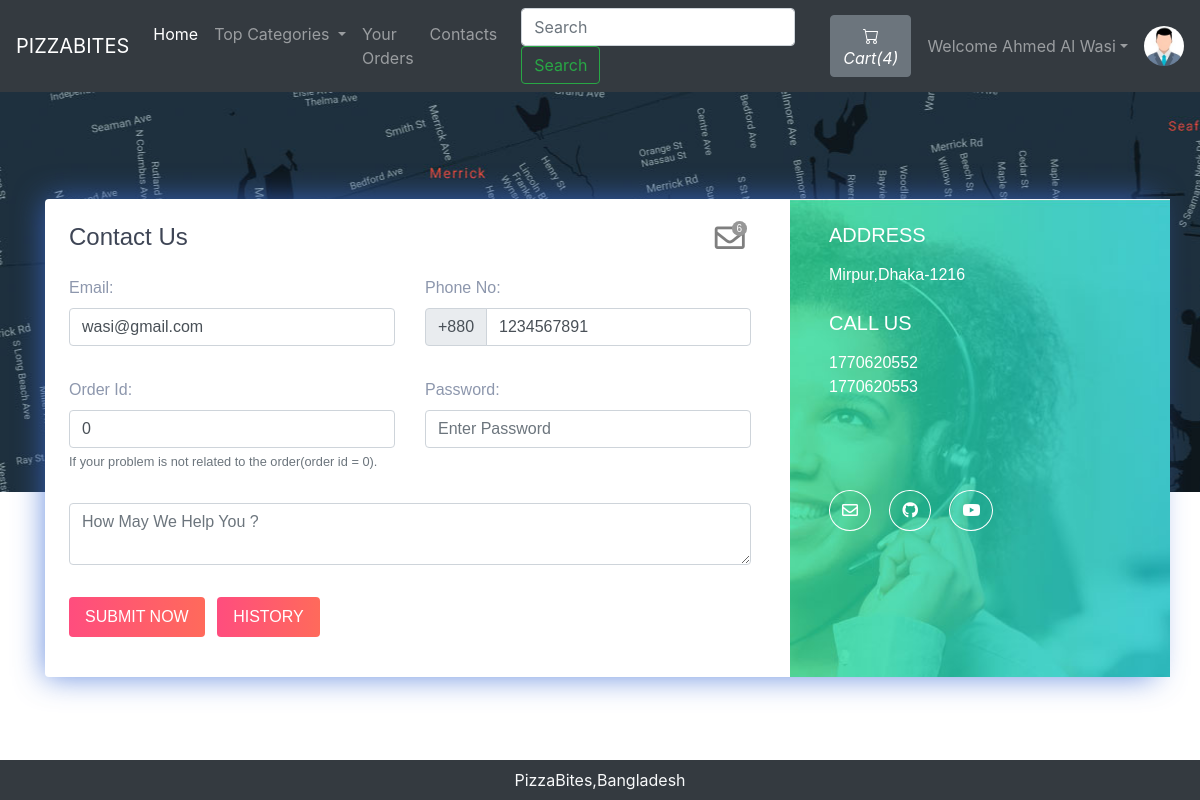
The app's page /menu/contact.php (signed in) with its own data.
### tables this page shows
CREATE TABLE `sitedetail` (
  `tempId` int(11) NOT NULL,
  `systemName` varchar(21) NOT NULL,
  `email` varchar(35) NOT NULL,
  `contact1` bigint(21) NOT NULL,
  `contact2` bigint(21) DEFAULT NULL COMMENT 'Optional',
  `address` text NOT NULL,
  `dateTime` datetime NOT NULL DEFAULT current_timestamp()
);

CREATE TABLE `pizabites_signup` (
  `UserType` varchar(255) NOT NULL,
  `id` int(11) NOT NULL,
  `name` varchar(255) NOT NULL,
  `email` varchar(255) NOT NULL,
  `pass` varchar(255) NOT NULL,
  `phoneNo` int(11) NOT NULL
);

### menu/contact.php (the view, shortened to what this page needs)
<!doctype html>
<html lang="en">
  <head>
    <link rel="stylesheet" href="https://stackpath.bootstrapcdn.com/bootstrap/4.5.0/css/bootstrap.min.css">
    <link rel="stylesheet" href="https://use.fontawesome.com/releases/v5.8.2/css/all.css">
  </head>
  <body>
  <?php include 'db_conn.php';?>
  <?php include '_nav.php';?>
      <div class="contact2" style="background-image:url(img/map.jpg);height: 400px;" id="contact">
        <div class="container">
          <div class="row contact-container">
            <div class="col-lg-12">
              <div class="card card-shadow border-0 mb-4">
                <div class="row">
                  <div class="col-lg-8">
                    <div class="contact-box p-4">
                      <div class="row">
                        <div class="col-lg-8">
                          <h4 class="title">Contact Us</h4>
                        </div>
                        <?php if($loggedin){ ?>
                          <div class="col-lg-4">
                            <div class="icon-badge-container mx-1" style="padding-left: 167px;">
                              <a href="#" data-toggle="modal" data-target="#adminReply"><i class="far fa-envelope icon-badge-icon"></i></a>
                              <div class="icon-badge"><b><span id="totalMessage">0</span></b></div>
                            </div>
                          </div>
                        <?php } ?>
                      </div>
                      <?php
                          $passSql = "SELECT * FROM pizabites_signup WHERE id='$userId'";
                          $passResult = mysqli_query($conn, $passSql);
                          $passRow=mysqli_fetch_assoc($passResult);
                          $email = $passRow['email'];
                          $phone = $passRow['phoneNo'];
                      ?>
                      <form action="_manageContactUs.php" method="POST">
                        <div class="row">
                          <div class="col-lg-6">
                            <div class="form-group mt-3">
                                <b><label for="email">Email:</label></b>
                                <input type="email" class="form-control" id="email" name="email" placeholder="Enter Your Email" required value="<?php echo $email ?>">
                            </div>
                          </div>
                          <div class="col-lg-6">
                            <div class="form-group mt-3">
                                <b><label for="phone">Phone No:</label></b>
                                <div class="input-group mb-3">
                                    <div class="input-group-prepend">
                                      <span class="input-group-text" id="basic-addon">+880</span>
                                    </div>
                                    <input type="tel" class="form-control" id="phone" name="phone" aria-describedby="basic-addon" placeholder="Enter Your Phone Number" required pattern="[0-9]{10}" value="<?php echo $phone ?>">
                                </div>
                            </div>
                          </div>
                          <div class="col-lg-6">
                            <div class="form-group mt-3">
                              <b><label for="orderId">Order Id:</label></b>
                              <input class="form-control" type="text" id="orderId" name="orderId" placeholder="Order Id" value="0">
                              <small id="orderIdHelp" class="form-text text-muted">If your problem is not related to the order(order id = 0).</small>
                            </div>
                          </div>
                          <div class="col-lg-6">
                            <div class="form-group mt-3">
                              <b><label for="password">Password:</label></b>
                              <input class="form-control" id="password" name="password" placeholder="Enter Password" type="password" placeholder="Enter Your Password" required data-toggle="password">
                            </div>
                          </div>
                          <div class="col-lg-12">
                            <div class="form-group  mt-3">
                                <textarea class="form-control" id="message" name="message" rows="2" required minlength="6" placeholder="How May We Help You ?"></textarea>
                            </div>
                          </div>
                          <?php if($loggedin){ ?>
                            <div class="col-lg-12">
                              <button type="submit" class="btn btn-danger-gradiant mt-3 mb-3 text-white border-0 py-2 px-3"><span> SUBMIT NOW <i class="ti-arrow-right"></i></span></button>
                              <button type="button" class="btn btn-danger-gradiant mt-3 mb-3 text-white border-0 py-2 px-3 mx-2" data-toggle="modal" data-target="#history"><span> HISTORY <i class="ti-arrow-right"></i></span></button>
                            </div>
                          <?php } ?>
                        </div>
                      </form>
                    </div>
                  </div>
                  <?php
                    $sql = "SELECT * FROM `sitedetail`";
                    $result = mysqli_query($conn, $sql);
                    $row = mysqli_fetch_assoc($result);
                    $address = $row['address'];
                    $email = $row['email'];
                    $contact1 = $row['contact1'];
                    $contact2 = $row['contact2'];
                    echo '<div class="col-lg-4 bg-image" style="background-image:url(img/contact.jpg)">
                          <div class="detail-box p-4">
                            <h5 class="text-white font-weight-light mb-3">ADDRESS</h5>
                            <p class="text-white op-7">' .$address. '</p>
                            <h5 class="text-white font-weight-light mb-3 mt-4">CALL US</h5>
                            <p class="text-white op-7">' .$contact1. '
                              <br> ' .$contact2. '</p>
                            <div class="round-social light">
                              <a href="https://mail.google.com/mail/?view=cm&fs=1&tf=1&to=' .$email. '" class="ml-0 text-decoration-none text-white border border-white rounded-circle" target="_blank"><i class="far fa-envelope"></i></a>
                              <a href="https://github.com/Wasi34" class="text-decoration-none text-white border border-white rounded-circle" target="_blank"><i class="fab fa-github"></i></i></a>
                              <a href="https://youtube.com/" class="text-decoration-none text-white border border-white rounded-circle" target="_blank"><i class="fab fa-youtube"></i></a>
                            </div>
                          </div>
                        </div>';
                  ?>
                </div>
              </div>
            </div>
          </div>
        </div>
      </div>
  <?php include '_footer.php';?>
  </body>
</html>

### menu/_nav.php (shortened to what this page needs)
<?php
if(isset($_SESSION['loggedin']) && $_SESSION['loggedin']==true){
  $loggedin= true;
  $name=$_SESSION['name'];
  $userId=$_SESSION['id'];
}
else{
  $loggedin = false;
  $userId = 0;
}
$sql = "SELECT * FROM `sitedetail`";
$result = mysqli_query($conn, $sql);
$row = mysqli_fetch_assoc($result);
$systemName = $row['systemName'];
if($loggedin){
echo '<nav class="navbar navbar-expand-lg navbar-dark bg-dark">
      <a class="navbar-brand" href="\Codes\Pizzabites\UserHome.php">'.$systemName.'</a>
      <button class="navbar-toggler" type="button" data-toggle="collapse" data-target="#navbarSupportedContent" aria-controls="navbarSupportedContent" aria-expanded="false" aria-label="Toggle navigation">
        <span class="navbar-toggler-icon"></span>
      </button>
      <div class="collapse navbar-collapse" id="navbarSupportedContent">
        <ul class="navbar-nav mr-auto">
          <li class="nav-item active">
            <a class="nav-link" href="\Codes\Pizzabites\UserHome.php">Home <span class="sr-only">(current)</span></a>
          </li>
          <li class="nav-item dropdown">
            <a class="nav-link dropdown-toggle" href="#" id="navbarDropdown" role="button" data-toggle="dropdown" aria-haspopup="true" aria-expanded="false">
              Top Categories
            </a>
            <div class="dropdown-menu" aria-labelledby="navbarDropdown">';
}
            echo '</div>
          </li>
          <li class="nav-item">
            <a class="nav-link" href="viewOrder.php">Your Orders</a>
          </li>
          <li class="nav-item">
          <a class="nav-link" href="contact.php">Contacts</a>
        </li>
        </ul>
        <form method="get" action="search.php" class="form-inline my-2 my-lg-0 mx-3">
          <input class="form-control mr-sm-2" type="search" name="search" id="search" placeholder="Search" aria-label="Search" required>
          <button class="btn btn-outline-success my-2 my-sm-0" type="submit">Search</button>
        </form>';
        $countsql = "SELECT SUM(`itemQuantity`) FROM `viewcart` WHERE `userId`=$userId";
        $countresult = mysqli_query($conn, $countsql);
        $countrow = mysqli_fetch_assoc($countresult);
        $count = $countrow['SUM(`itemQuantity`)'];
        echo '<a href="viewCart.php"><button type="button" class="btn btn-secondary mx-2" title="MyCart">
          <svg xmlns="img/cart.svg" width="16" height="16" fill="currentColor" class="bi bi-cart" viewBox="0 0 16 16">
            <path d="M0 1.5A.5.5 0 0 1 .5 1H2a.5.5 0 0 1 .485.379L2.89 3H14.5a.5.5 0 0 1 .491.592l-1.5 8A.5.5 0 0 1 13 12H4a.5.5 0 0 1-.491-.408L2.01 3.607 1.61 2H.5a.5.5 0 0 1-.5-.5zM3.102 4l1.313 7h8.17l1.313-7H3.102zM5 12a2 2 0 1 0 0 4 2 2 0 0 0 0-4zm7 0a2 2 0 1 0 0 4 2 2 0 0 0 0-4zm-7 1a1 1 0 1 1 0 2 1 1 0 0 1 0-2zm7 0a1 1 0 1 1 0 2 1 1 0 0 1 0-2z"/>
          </svg>
          <i class="bi bi-cart">Cart(' .$count. ')</i>
        </button></a>';
        if($loggedin){
          echo '<ul class="navbar-nav mr-2">
            <li class="nav-item dropdown">
              <a class="nav-link dropdown-toggle" href="#" id="navbarDropdown" role="button" data-toggle="dropdown"> Welcome ' .$name. '</a>
              <div class="dropdown-menu" aria-labelledby="navbarDropdown">
                <a class="dropdown-item" href="\Codes\Pizzabites\logout.php">Logout</a>
              </div>
            </li>
          </ul>
          <div class="text-center image-size-small position-relative">
            <a href="viewProfile.php"><img src="img/person-' .$userId. '.jpg" class="rounded-circle" onError="this.src = \'img/profilePic.jpg\'" style="width:40px; height:40px"></a>
          </div>';
        }
        else {
          echo '<a href="\Codes\Pizzabites\login.php"><button class="btn btn-info mx-2">Login</button></a>';
          echo '<a href="\Codes\Pizzabites\signup.php"><button class="btn btn-info mx-2">Signup</button></a>';
        }
  echo '</div>
    </nav>';
?>

### menu/contact.php (style rules this page uses)
.icon-badge-container { position: absolute; }
.icon-badge-icon { font-size: 30px; color: rgb(0 0 0 / 50%); position: relative; }
.icon-badge { background-color: #979797;; font-size: 10px; color: white; text-align: center; width: 15px; height: 15px; border-radius: 49%; position: relative; top: -35px; left: 17px; }
.contact2 { font-family: "Montserrat", sans-serif; color: #8d97ad; font-weight: 300; background-position: center top; }
.contact2 h1, .contact2 h2, .contact2 h3, .contact2 h4, .contact2 h5, .contact2 h6 { color: #3e4555; }
.contact2 .bg-image { background-size: cover; position: relative; display: -webkit-box; display: -webkit-flex; display: -ms-flexbox; display: flex; }
.contact2 .card.card-shadow { -webkit-box-shadow: 0px 0px 30px rgba(115, 128, 157, 0.1); box-shadow: 0px 0px 30px rgba(61, 109, 214, 0.774); }
.contact2 .detail-box .round-social { margin-top: 100px; }
.contact2 .round-social a { background: transparent; margin: 0 7px; padding: 11px 12px; }
.contact2 .contact-container { position: relative; top: 107px; }
.contact2 .btn-danger-gradiant { background: #ff4d7e; background: -webkit-linear-gradient(legacy-direction(to right), #ff4d7e 0%, #ff6a5b 100%); background: -webkit-gradient(linear, left top, right top, from(#ff4d7e), to(#ff6a5b)); background: -webkit-linear-gradient(left, #ff4d7e 0%, #ff6a5b 100%); background: -o-linear-gradient(left, #ff4d7e 0%, #ff6a5b 100%); background: linear-gradient(to right, #ff4d7e 0%, #ff6a5b 100%); }

### records on screen
sitedetail: systemName "PIZZABITES", address "Mirpur,Dhaka-1216", contact1 "1770620552", contact2 "1770620553"
pizabites_signup: email "wasi@gmail.com", phone "1234567891"

### other values on screen
$count "4"
$name "Ahmed Al Wasi"
